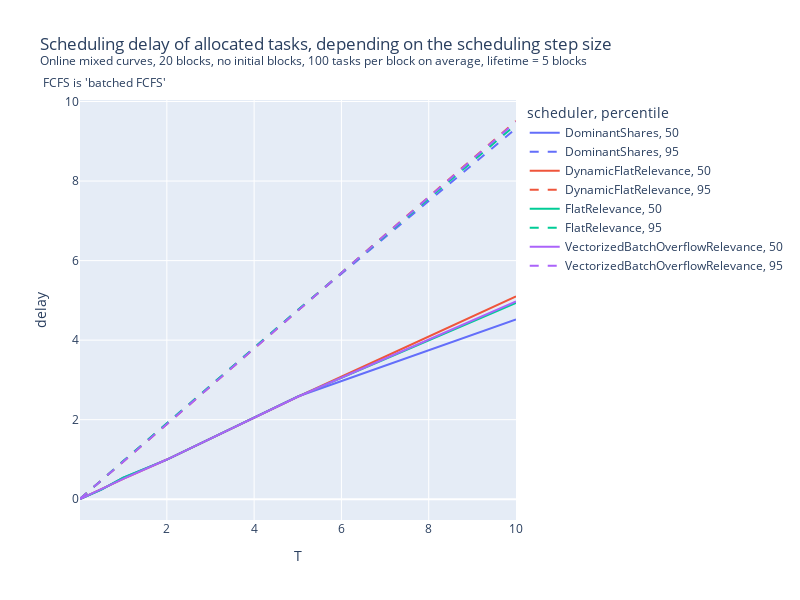

Notebook source saved alongside this figure:
### Code cell
px.line(
    percentile_df.query("T <= 10 and scheduler != 'Fcfs'"),
    x="T",
    y="delay",
    color="scheduler",
    line_dash="percentile",
    width=800,
    height=600,
    line_dash_map={50:"solid",25:"dash",99:"dash", 95:"dash"},
    title="Scheduling delay of allocated tasks, depending on the scheduling step size<br><sup>Online mixed curves, 20 blocks, no initial blocks, 100 tasks per block on average, lifetime = 5 blocks<br> FCFS is 'batched FCFS'</sup>"
)

### Figure 1 — Plotly figure (JSON) as saved in the notebook; plotly's stock layout.template omitted (floating-point values rounded to 4 significant figures)
{"data": [{"hovertemplate": "scheduler=DominantShares<br>percentile=50<br>T=%{x}<br>delay=%{y}<extra></extra>", "legendgroup": "DominantShares, 50", "line": {"color": "#636efa", "dash": "solid"}, "marker": {"symbol": "circle"}, "mode": "lines", "name": "DominantShares, 50", "orientation": "v", "showlegend": true, "type": "scatter", "x": [0.01, 0.1, 0.5, 1, 2, 5, 10], "xaxis": "x", "y": [0.005334, 0.05066, 0.2441, 0.5409, 0.9948, 2.582, 4.52], "yaxis": "y"}, {"hovertemplate": "scheduler=DominantShares<br>percentile=95<br>T=%{x}<br>delay=%{y}<extra></extra>", "legendgroup": "DominantShares, 95", "line": {"color": "#636efa", "dash": "dash"}, "marker": {"symbol": "circle"}, "mode": "lines", "name": "DominantShares, 95", "orientation": "v", "showlegend": true, "type": "scatter", "x": [0.01, 0.1, 0.5, 1, 2, 5, 10], "xaxis": "x", "y": [0.009563, 0.0937, 0.4761, 0.9578, 1.908, 4.757, 9.323], "yaxis": "y"}, {"hovertemplate": "scheduler=DynamicFlatRelevance<br>percentile=50<br>T=%{x}<br>delay=%{y}<extra></extra>", "legendgroup": "DynamicFlatRelevance, 50", "line": {"color": "#EF553B", "dash": "solid"}, "marker": {"symbol": "circle"}, "mode": "lines", "name": "DynamicFlatRelevance, 50", "orientation": "v", "showlegend": true, "type": "scatter", "x": [0.01, 0.1, 0.5, 1, 2, 5, 10], "xaxis": "x", "y": [0.005334, 0.05107, 0.2407, 0.5124, 0.9979, 2.576, 5.101], "yaxis": "y"}, {"hovertemplate": "scheduler=DynamicFlatRelevance<br>percentile=95<br>T=%{x}<br>delay=%{y}<extra></extra>", "legendgroup": "DynamicFlatRelevance, 95", "line": {"color": "#EF553B", "dash": "dash"}, "marker": {"symbol": "circle"}, "mode": "lines", "name": "DynamicFlatRelevance, 95", "orientation": "v", "showlegend": true, "type": "scatter", "x": [0.01, 0.1, 0.5, 1, 2, 5, 10], "xaxis": "x", "y": [0.009563, 0.09412, 0.476, 0.955, 1.887, 4.739, 9.51], "yaxis": "y"}, {"hovertemplate": "scheduler=FlatRelevance<br>percentile=50<br>T=%{x}<br>delay=%{y}<extra></extra>", "legendgroup": "FlatRelevance, 50", "line": {"color": "#00cc96", "dash": "solid"}, "marker": {"symbol": "circle"}, "mode": "lines", "name": "FlatRelevance, 50", "orientation": "v", "showlegend": true, "type": "scatter", "x": [0.01, 0.1, 0.5, 1, 2, 5, 10], "xaxis": "x", "y": [0.005334, 0.05066, 0.2405, 0.5409, 0.9948, 2.582, 4.939], "yaxis": "y"}, {"hovertemplate": "scheduler=FlatRelevance<br>percentile=95<br>T=%{x}<br>delay=%{y}<extra></extra>", "legendgroup": "FlatRelevance, 95", "line": {"color": "#00cc96", "dash": "dash"}, "marker": {"symbol": "circle"}, "mode": "lines", "name": "FlatRelevance, 95", "orientation": "v", "showlegend": true, "type": "scatter", "x": [0.01, 0.1, 0.5, 1, 2, 5, 10], "xaxis": "x", "y": [0.009563, 0.0937, 0.4764, 0.9578, 1.908, 4.757, 9.423], "yaxis": "y"}, {"hovertemplate": "scheduler=VectorizedBatchOverflowRelevance<br>percentile=50<br>T=%{x}<br>delay=%{y}<extra></extra>", "legendgroup": "VectorizedBatchOverflowRelevance, 50", "line": {"color": "#ab63fa", "dash": "solid"}, "marker": {"symbol": "circle"}, "mode": "lines", "name": "VectorizedBatchOverflowRelevance, 50", "orientation": "v", "showlegend": true, "type": "scatter", "x": [0.01, 0.1, 0.5, 1, 2, 5, 10], "xaxis": "x", "y": [0.005334, 0.05107, 0.2407, 0.5124, 0.9979, 2.576, 4.973], "yaxis": "y"}, {"hovertemplate": "scheduler=VectorizedBatchOverflowRelevance<br>percentile=95<br>T=%{x}<br>delay=%{y}<extra></extra>", "legendgroup": "VectorizedBatchOverflowRelevance, 95", "line": {"color": "#ab63fa", "dash": "dash"}, "marker": {"symbol": "circle"}, "mode": "lines", "name": "VectorizedBatchOverflowRelevance, 95", "orientation": "v", "showlegend": true, "type": "scatter", "x": [0.01, 0.1, 0.5, 1, 2, 5, 10], "xaxis": "x", "y": [0.009563, 0.09412, 0.476, 0.955, 1.887, 4.739, 9.493], "yaxis": "y"}], "layout": {"height": 600, "legend": {"title": {"text": "scheduler, percentile"}, "tracegroupgap": 0}, "title": {"text": "Scheduling delay of allocated tasks, depending on the scheduling step size<br><sup>Online mixed curves, 20 blocks, no initial blocks, 100 tasks per block on average, lifetime = 5 blocks<br> FCFS is 'batched FCFS'</sup>"}, "width": 800, "xaxis": {"anchor": "y", "autorange": true, "domain": [0, 1], "range": [0.01, 10], "title": {"text": "T"}, "type": "linear"}, "yaxis": {"anchor": "x", "autorange": true, "domain": [0, 1], "range": [-0.5227, 10.04], "title": {"text": "delay"}, "type": "linear"}}}
